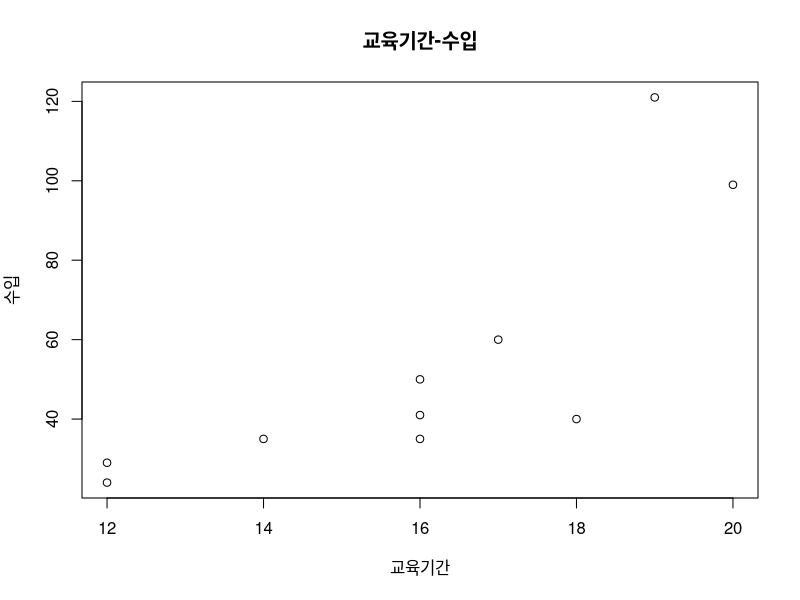
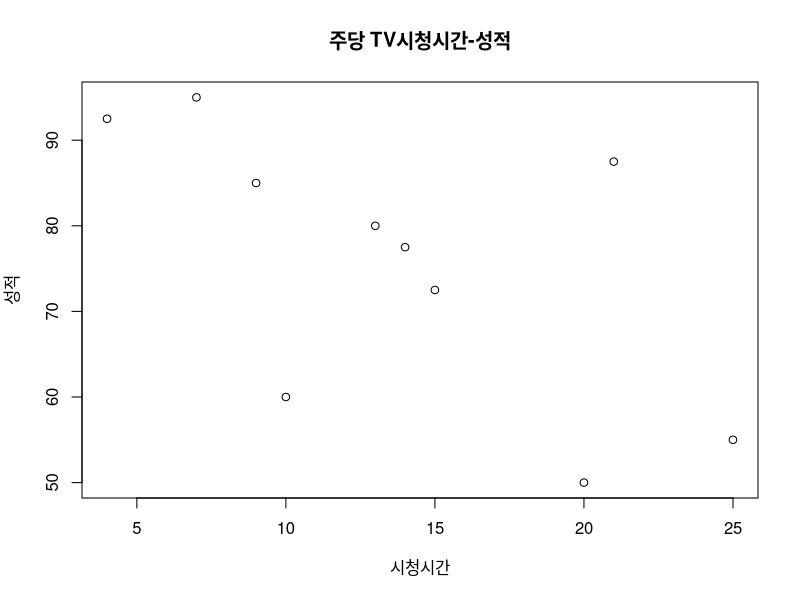

Recreate these plots in R, in order. (Note: this script raises an error after producing the figures.)
# * 실습 결과를 R Script file로 제출
# * R Script file 이름은 "영문본인이름_제출일날짜.R" 부여하여 제출
# * R Script file의 처음에 주석으로 본인 이름과 작성일/제출일 기록
# 
# 문1)
# 다음은 직장인 10명의 수입과 교육받은 기간을 조사한 자료이다. 산점도와 상관계수를 구하고, 
# 수입과 교육기간 사이에 어떤 상관관계가 있는지 설명하시오.
# 
# 수입 	 121 99 41 35 40 29 35 24 50 60
# 교육기간 19  20 16 16 18 12 14 12 16 17
income <- c( 121, 99, 41, 35, 40, 29, 35, 24, 50, 60 )
period <- c( 19, 20, 16, 16, 18, 12, 14, 12, 16, 17 )
plot( period, income, main = "교육기간-수입", xlab = "교육기간", ylab = "수입" )
ds <- data.frame( period, income )
cor( ds )

# 수입과 교육기간 사이에는 높은 상관관계가 있다. 교육기간이 길수록 수입이 높다.

#
# 문2)
# 다음은 대학생 10명의 성적과 주당 TV 시청시간을 조사한 자료이다. 산점도와 상관계수를 구하고, 
# 성적과 TV 시청시간 사이에 어떤 상관관계가 있는지 설명하시오.
# 
# 성적 	 77.5 60 50 95 55 85 72.5 80 92.5 87.5
# 시청시간 14   10 20  7 25  9 15   13  4   21
grade <- c( 77.5, 60, 50, 95, 55, 85, 72.5, 80, 92.5, 87.5 )
tvTime <- c( 14, 10, 20, 7, 25, 9, 15, 13, 4, 21 )
plot( tvTime, grade, main = "주당 TV시청시간-성적", xlab = "시청시간", ylab = "성적" )
ds <- data.frame( tvTime, grade )
cor( ds )

# 성적과 주당 TV시청시간 사이에는 높은 상관관계가 있다. TV시청시간이 높을수록 성적이 대체로 낮다.

# 
# 문3) 
# R에서 제공하는 mtcars 데이터셋에서 mpg와 다른 변수들 간의 상관계수를
# 구하시오. 어느 변수가 mpg와 가장 상관성이 높은지 산점도와 함께 설명하시오.			
str( mtcars )

# 다른 변수들 간의 상관계수(mpg는 제외)
cor_mpg <- cor( mtcars )[ -1, "mpg"] 
cor_mpg

# 가장 높은 상관계수 구하기
max_cor_mpg_idx <- which.max( abs( cor_mpg ) )      # 상관계수가 가장 높은 값의 index
max_cor_mpg_nm <- names( cor_mpg[min_cor_mpg_idx] ) # 상관계수가 가장 높은 변수명

# 가장 높은 상관계수와 mpg의 산점도
plot( mtcars$mpg, mtcars$wt, xlab = "mpg", ylab = max_cor_mpg_nm )

# mpg는 wt와 상관성이 가장 높다.

# 
# 문4)
# 다음은 2015년부터 2026년도까지의 예상 인구수 추계자료이다. 연도를 x
# 축으로 하여 선그래프를 작성하시오.
# 
# 연도		총인구 (천명)		연도		총인구 (천명)
# 2015		51014				2021		52123
# 2016		51245				2022		52261
# 2017		51446				2023		52388
# 2018		51635				2024		52504
# 2019		51811				2025		52609
# 2020		51973				2026		52704
year <- 2015:2026
people <- c( 51014, 51245, 51446, 51635, 51811, 51973, 52123, 52261, 52388, 52504, 52609, 52704 )
plot( year, people, main = "2015년부터 2026년도까지의 예상 인구수", type = "b", lty = 1, lwd = 1, xlab = "연도", ylab = "총인구(천명)" )

# 
# 문5)
# R에서 제공하는 trees 데이터셋에 대해 다음 문제를 해결하기 위한 R 코
# 드를 작성하시오.
# 
# (1) 나무의 지름(Girth)과 높이(Height)에 대해 산점도와 상관계수를 보이시오.
plot( trees$Girth, trees$Height, main = "나무의 지름 - 높이", xlab = "지름", ylab = "높이" )
cor( trees )[ 1:2, 1:2 ]

# (2) trees 데이터셋에 존재하는 3개 변수 간의 산점도와 상관계수를 보이시오.# 
pairs( trees, main = "나무의 지름 - 높이" )
cor( trees )
